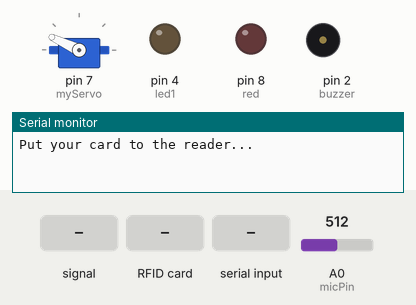
Bench run of a sketch on a simulated Arduino Uno, built with avr-gcc and run on an emulated ATmega328P. On the bench: servo, output pins drawn as LEDs (lit = HIGH), buzzer (waves = sounding, pin HIGH), the last lines printed to the serial monitor. Wiring (inferred from the names in the program): IR receiver: data pin 3. The inputs (shaded band) are chosen by the test bench; at power-on: A0 (micPin) = 512. Pins used as bus, display or sensor lines are not drawn.

Above: at 6.7 s.
6.8 s: A0 (micPin) fed a 200 Hz sine of ±81 counts around its level
At 7.8 s:
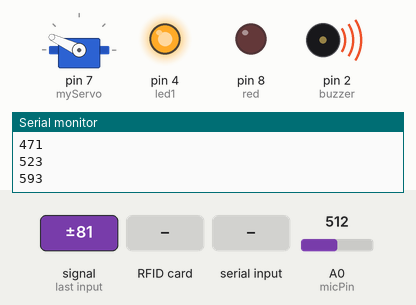
8.9 s: RFID card A6 C4 F9 F9 held to the reader
At 10.1 s:
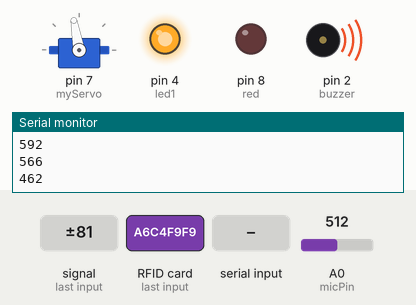
11.1 s: "openlock" received over the second serial link
At 13.8 s:
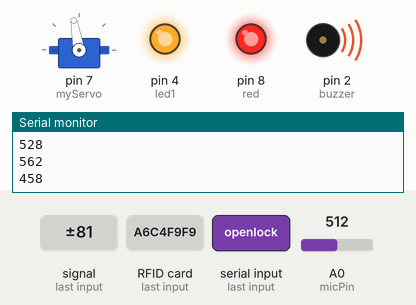
14.1 s: RFID card 13 C1 4C 63 held to the reader
At 14.38 s:
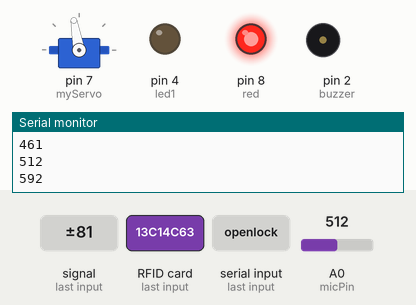
Timing chart, 0 to 17.1 s (numbered marks = the images above; inputs shaded):
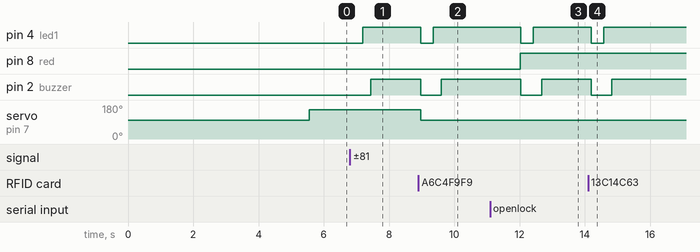

The sketch:

project_final.ino
```cpp
//BY basic electronics
#include <SoftwareSerial.h>
SoftwareSerial bt(5,6);
char command;
int red = 8;
int rstate =0;
int bstate=0;
String password;
#include <SPI.h>
#include <MFRC522.h>
#include <Servo.h>
int irsensor = 3;
#define SS_PIN 10
#define RST_PIN 9
int micPin = A0;          // pin that the mic is attached to
int gndPin = A1;
int powerPin = A2;
int micValue1 = 0;
int micValue2 = 0; // the Microphone value
int led1 = 4;
int doorstate = 0;
int buzzer = 2;
boolean lightOn = false;
MFRC522 mfrc522(SS_PIN, RST_PIN);   // Create MFRC522 instance.
Servo myServo; //define servo name
int taptap =0;
void setup() {
  pinMode(led1, OUTPUT);
  pinMode(powerPin, OUTPUT);
  pinMode(gndPin, OUTPUT);
  pinMode(micPin, INPUT);
  pinMode(buzzer,OUTPUT);
  digitalWrite(gndPin,LOW);
  delay(500);
  digitalWrite(powerPin,HIGH);
  pinMode(irsensor,INPUT);
  // put your setup code here, to run once:
bt.begin(9600);
Serial.begin(9600);
SPI.begin();
pinMode(8,OUTPUT);
mfrc522.PCD_Init();   // Initiate MFRC522
myServo.attach(7); //servo pin
myServo.write(100); //servo start position
Serial.println("Put your card to the reader...");
Serial.println();
delay(5000);
myServo.write(155);
}

void loop() {
  // put your main code here, to run repeatedly:

 if(digitalRead(irsensor)==LOW)
 {
  doorstate = 1;
 }
if(doorstate == 1 and digitalRead(irsensor)==HIGH)
{
  delay(5000);
  doorstate = 0;
  myServo.write(155);
  }
if(taptap>2)
{
  digitalWrite(led1,HIGH);
  }
else
{
digitalWrite(led1,LOW);
}

if(taptap>4)
{
  digitalWrite(buzzer,HIGH);
  }
else
{
  digitalWrite(buzzer,LOW);
  }
micValue1 = analogRead(micPin);  // read pin value
  //Serial.println(micValue1);
  delay(1);
  micValue2 = analogRead(micPin);
  //Serial.println(micValue2);

  if (micValue1-micValue2 > 4||micValue2-micValue1 > 4){
    Serial.println(micValue1);
    Serial.println(micValue2);
    taptap+=1;
  //lightOn = !lightOn;
  delay(100);
 // digitalWrite(led1, lightOn);
  }


if(bt.available() > 0){
    command = bt.read();
    password+=command;

    Serial.println(password);


      if(password.equals("openlock"))
    {
      digitalWrite(red,HIGH);
          myServo.write(100);
          taptap=0;
          password = "";

    }
    else if(password.indexOf("clear")>=0)

    {
      password="";

      }
}


  if ( ! mfrc522.PICC_IsNewCardPresent())
  {
    return;
  }
  // Select one of the cards
  if ( ! mfrc522.PICC_ReadCardSerial())
  {
    return;
  }
  //Show UID on serial monitor
  Serial.print("UID tag :");
  String content= "";
  byte letter;
  for (byte i = 0; i < mfrc522.uid.size; i++)
  {
     Serial.print(mfrc522.uid.uidByte[i] < 0x10 ? " 0" : " ");
     Serial.print(mfrc522.uid.uidByte[i], HEX);
     content.concat(String(mfrc522.uid.uidByte[i] < 0x10 ? " 0" : " "));
     content.concat(String(mfrc522.uid.uidByte[i], HEX));
  }
  Serial.println();
  Serial.print("Message : ");
  content.toUpperCase();
  if (content.substring(1) == "A6 C4 F9 F9" or content.substring(1)== "13 C1 4C 63") //change here the UID of the card/cards that you want to give access
  {
    Serial.println("Authorized access");
    Serial.println();
    myServo.attach(7);
    myServo.write(100);
    taptap =0;

     }
     else
     {Serial.println("Unauthorised access");
     }

    }
```

Measured:
- after the input at 6.8 s, pin 4 (led1): LOW → HIGH after 0.39 s; pin 2 (buzzer): LOW → HIGH after 0.65 s
- after the input at 8.9 s, pin 4 (led1): HIGH → LOW after 0.07 s, → HIGH 0.38 s later; pin 2 (buzzer): HIGH → LOW after 0.07 s, → HIGH 0.63 s later; servo on pin 7 (myServo): 155° → 100° after 0.07 s
- after the input at 11.1 s, pin 4 (led1): HIGH → LOW after 0.94 s, → HIGH 0.38 s later; pin 8 (red): LOW → HIGH after 0.91 s; pin 2 (buzzer): HIGH → LOW after 0.94 s, → HIGH 0.63 s later
- after the input at 14.1 s, pin 4 (led1): HIGH → LOW after 0.10 s, → HIGH 0.38 s later; pin 2 (buzzer): HIGH → LOW after 0.10 s, → HIGH 0.63 s later
